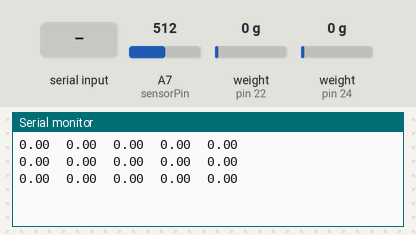
Simulated run of this sketch. Board: Arduino Mega 2560, built with avr-gcc and run on an emulated ATmega2560. On the bench: the last lines printed to the serial monitor. The test bench sets the inputs (shaded band); at power-on: A7 (sensorPin) = 512, weight on the scale (sensors on pin 22, pin 24) 0 g.

Above: at 3.2 s.
3.3 s: A7 (sensorPin) set to 495
At 4.0 s:
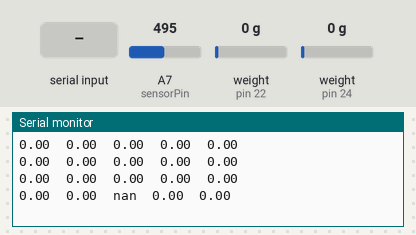
5.6 s: "90,45\n" received over the second serial link
At 6.6 s:
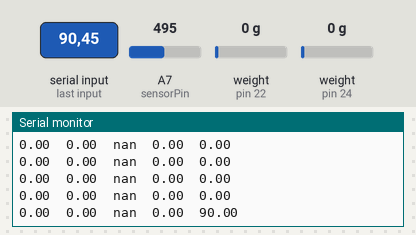
8.6 s: weight on the scale (sensor on pin 22) set to 100 g
At 9.1 s:
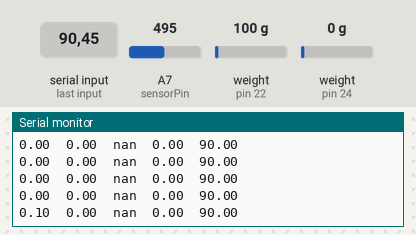
10.1 s: weight on the scale (sensor on pin 24) set to 100 g
At 10.6 s:
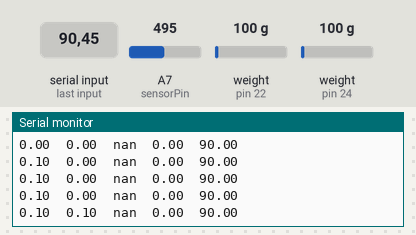
11.6 s: "30,150\n" received over the second serial link
At 12.6 s:
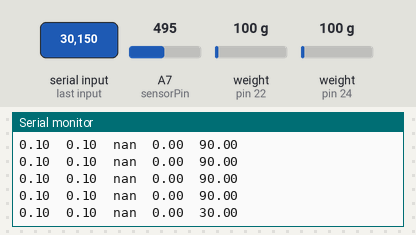
13.1 s: weight on the scale (sensor on pin 22) set to 1250 g
At 13.6 s:
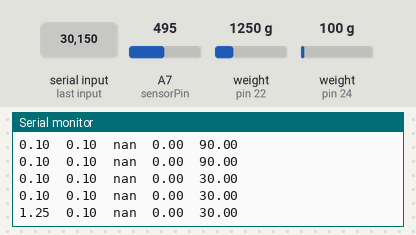
Timing chart, 0 to 15.6 s (numbered marks = the images above; inputs shaded):
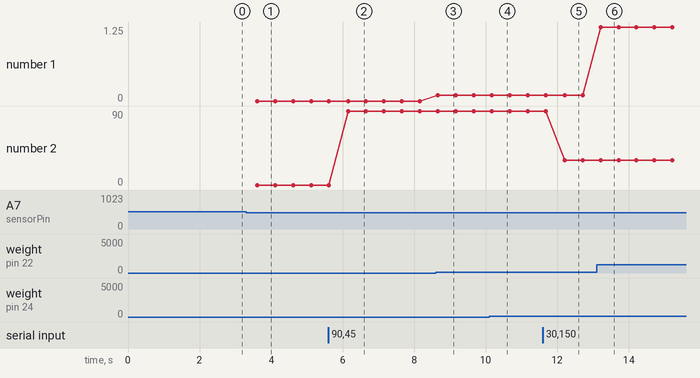

Measured:
- the behaviour switches between 512 and 511 on A7 (sensorPin) (found by bisection; images 0 and 1)
- after the input at 3.3 s, the serial monitor: prints a new line after 0.31 s (image 1)
- after the input at 5.6 s, the serial monitor: prints a new line after 0.55 s (image 2)
- after the input at 8.6 s, the serial monitor: prints a new line after 0.06 s (image 3)
- after the input at 10.1 s, the serial monitor: prints a new line after 0.07 s (image 4)
- after the input at 11.6 s, the serial monitor: prints a new line after 0.61 s (image 5)
- after the input at 13.1 s, the serial monitor: prints a new line after 0.11 s (image 6)
- plotted number 1: 0 → 0.1 after the input at 8.6 s, 0.1 → 1.25 after the input at 13.1 s

The sketch:

IC_ENGINE.ino
```cpp
//////////load cell//////////////////
#include <HX711.h>
#define calibration_factor_1 -210000 //This value is obtained using the SparkFun_HX711_Calibration sketch
#define calibration_factor_2 -210000 //This value is obtained using the SparkFun_HX711_Calibration sketch


#define DOUT1  22
#define CLK1  23
#define DOUT2  24
#define CLK2  25
HX711 scale1;
HX711 scale2;

/////////////airspeed/////////////
int sensorPin = A7;
int sensorValue = 0;
double Vout;
float P;
float V;


/////////////RPM////////////////
String val_rpm;
float RPM;

///////////fuel_flow_rate/////////
String val_rate;
float fuel_flow_rate;
///////////////

void setup() {
  Serial.begin(9600);
  Serial1.begin(9600);
  Serial2.begin(9600);
//////////load cell//////////////
  scale1.begin(DOUT1,CLK1);
  scale2.begin(DOUT2,CLK2);
  scale1.set_scale(calibration_factor_1);
  scale2.set_scale(calibration_factor_2); //This value is obtained by using the SparkFun_HX711_Calibration sketch
  scale1.tare(); //Assuming there is no weight on the scale at start up, reset the scale to 0
  scale2.tare();

 //////////////airspeed///////////


  ///////////RPM////////////


  /////////////Fuel flow rate/////////


}

void loop() {

  ///////////////airspeed///////////////
 int i=0;
    int sum=0;
    int offset=0;
     for(i=0;i<10;i++)
    {
         sensorValue = analogRead(sensorPin)-512;
         sum+=sensorValue;
    }
    offset=sum/10.0;

    while(1) {
       sensorValue = analogRead(sensorPin)-offset;
       Vout=(5*sensorValue)/1024.0;

       P=Vout-2.5;

       float V = sqrt( (2000*P)/(1.225)  );

  ///////////////RPM////////////////
  while(Serial1.available()){
    delay(30);
    val_rpm = Serial1.readStringUntil('\n');
    RPM=val_rpm.toFloat();
  }


      //////////////fuel flow rate//////////
        while(Serial2.available()){
    delay(30);
    val_rate = Serial2.readStringUntil('\n');
    fuel_flow_rate=val_rate.toFloat();
        }


  Serial.print(scale1.get_units(),2); //scale.get_units() returns a float
  Serial.print("  ");
  Serial.print(scale2.get_units(), 2); //scale.get_units() returns a float
  Serial.print("  ");
Serial.print(abs(V));
Serial.print("  ");
  Serial.print(fuel_flow_rate);
  Serial.print("  ");
  Serial.print(RPM);
  Serial.println();

  delay(300);

        }


}
```
